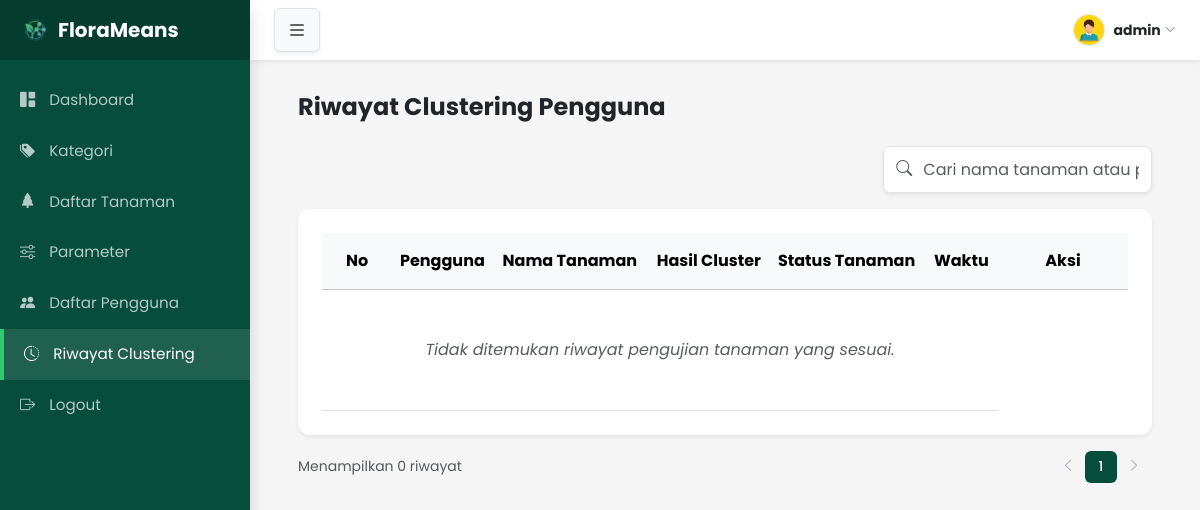
/riwayat_clustering_admin.php (signed in), run on an earlier commit of the app's database.
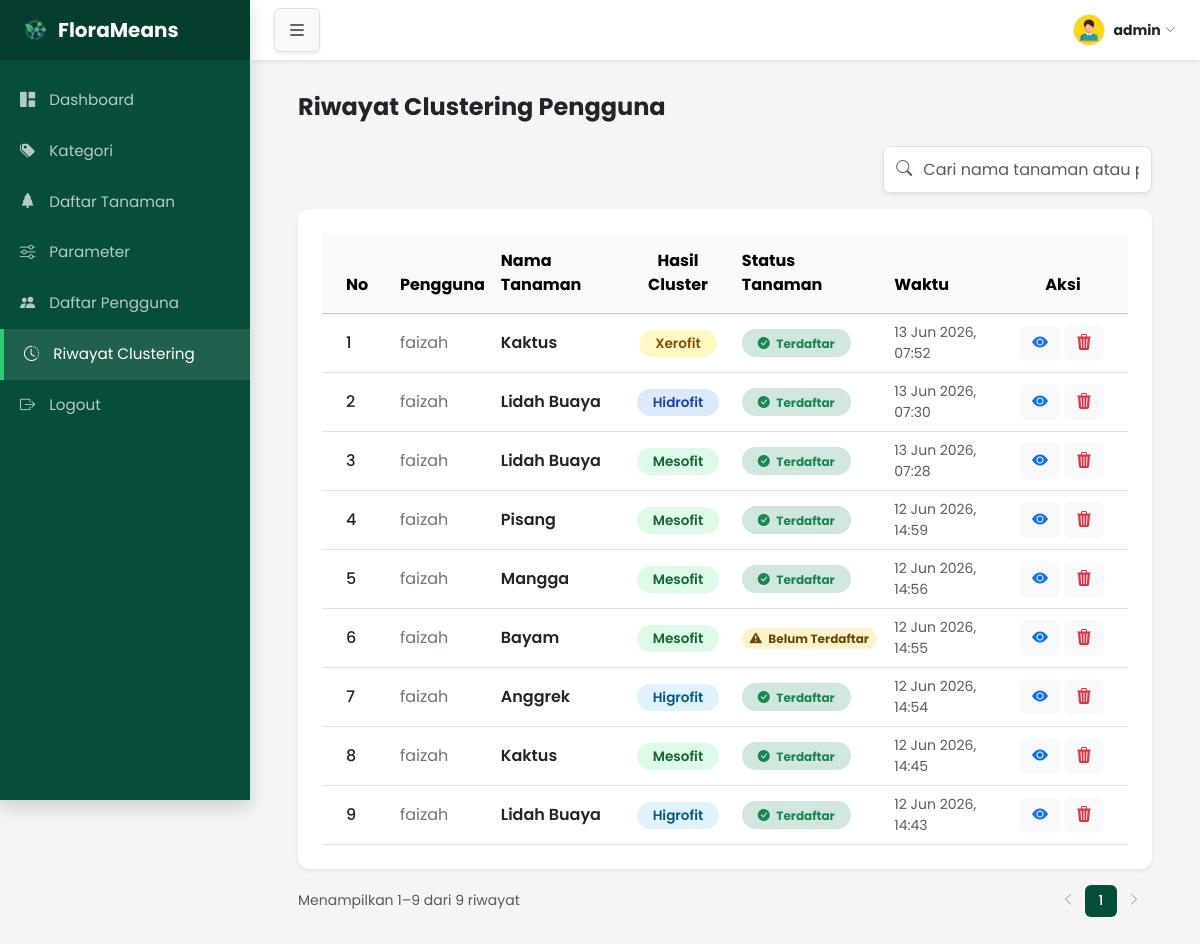
And on a later commit of the database.
### tables this page shows
CREATE TABLE `simulasi` (
  `id_simulasi` int(11) NOT NULL,
  `id_user` int(11) NOT NULL,
  `id_tanaman` int(11) DEFAULT NULL,
  `nama_tanaman_input` varchar(50) NOT NULL,
  `waktu_simulasi` timestamp NOT NULL DEFAULT current_timestamp() ON UPDATE current_timestamp(),
  `suhu_input` double NOT NULL,
  `cahaya_input` double NOT NULL,
  `lembab_tanah_input` double NOT NULL,
  `lembab_udara_input` double NOT NULL,
  `hasil_clustering` varchar(255) NOT NULL,
  `status_lingkungan` varchar(255) NOT NULL,
  `jarak_centroid` double NOT NULL
);

CREATE TABLE `user` (
  `id_user` int(11) NOT NULL,
  `tanggal_registrasi` date NOT NULL DEFAULT current_timestamp(),
  `username` varchar(50) NOT NULL,
  `password` varchar(255) NOT NULL
);

### database.php (called while the page is built, shortened)
<?php
class Database {
    private $host = "localhost";
    private $user = "root";
    private $pass = "";
    private $db = "florameans_db";
    public function __construct(){
        $this->conn = mysqli_connect($this->host, $this->user, $this->pass, $this->db);
    }
}
?>

### riwayat_clustering_controller.php (called while the page is built, shortened)
<?php
require_once 'database.php';
class Riwayat extends Database {
    public function tampilSemuaRiwayatAdmin($keyword = null, $limit = 10, $offset = 0) {
        $query = "SELECT s.id_simulasi, s.nama_tanaman_input, s.hasil_clustering, s.status_lingkungan,
                        s.suhu_input, s.lembab_udara_input, s.cahaya_input, s.lembab_tanah_input,
                        s.waktu_simulasi, u.username,
                        CASE WHEN s.id_tanaman IS NOT NULL THEN 'ada' ELSE 'tidak' END as status_tanaman
                FROM simulasi s
                LEFT JOIN user u ON s.id_user = u.id_user";
        $query .= " ORDER BY s.id_simulasi DESC LIMIT $limit OFFSET $offset";
        return $this->eksekusiDanFormat($query);
    }
    public function hitungTotalRiwayatAdmin($keyword = '') {
        if (!empty($keyword)) {
            $keyword = $this->escape($keyword);
            $query = "SELECT COUNT(*) as total FROM simulasi s
                    LEFT JOIN user u ON s.id_user = u.id_user
                    WHERE s.nama_tanaman_input LIKE '%$keyword%'
                        OR u.username LIKE '%$keyword%'
                        OR s.hasil_clustering LIKE '%$keyword%'";
        } else {
            $query = "SELECT COUNT(*) as total FROM simulasi";
        }
        $result = mysqli_query($this->conn, $query);
        $row    = mysqli_fetch_assoc($result);
        return (int)$row['total'];
    }
    private function eksekusiDanFormat($query) {
        $result = mysqli_query($this->conn, $query);
        $riwayat_list = [];
        if ($result) {
            while ($row = mysqli_fetch_assoc($result)) {
                $riwayat_list[] = [
                    'id_riwayat'        => $row['id_simulasi'],
                    'username'          => $row['username'] ?? 'Akun dihapus',
                    'nama_tanaman'      => $row['nama_tanaman_input'],
                    'hasil_cluster'     => $row['hasil_clustering'],
                    'status_lingkungan' => $row['status_lingkungan'],
                    'status_tanaman'    => $row['status_tanaman'],
                    'waktu'             => date('d M Y, H:i', strtotime($row['waktu_simulasi'])),
                    'suhu'              => $row['suhu_input'] . ' °C',
                    'kelembapan_udara'  => $row['lembab_udara_input'] . ' %',
                    'intensitas_cahaya' => $row['cahaya_input'] . ' Lux',
                    'kelembapan_tanah'  => $row['lembab_tanah_input'] . ' %'
                ];
            }
        }
        return $riwayat_list;
    }
}
?>

### viewHelper.php (called while the page is built, shortened)
<?php
class ViewHelper {
    public static function getPaginationData($totalData, $perPage = 10) {
        $currentPage = isset($_GET['page']) && is_numeric($_GET['page']) ? (int)$_GET['page'] : 1;
        $totalPages  = $totalData > 0 ? ceil($totalData / $perPage) : 1;
        $currentPage = max(1, min($currentPage, $totalPages));
        $offset      = ($currentPage - 1) * $perPage;
        return [
            'currentPage' => $currentPage,
            'totalPages'  => $totalPages,
            'offset'      => $offset,
            'perPage'     => $perPage,
        ];
    }
}
?>

### riwayat_clustering_admin.php (the view, shortened to what the rows shown need)
<?php
    require_once 'riwayat_clustering_controller.php';
    require_once 'viewHelper.php';
    $keyword = isset($_GET['search']) && !empty($_GET['search']) ? $_GET['search'] : '';
    $riwayatObj = new Riwayat();
    $totalData  = $riwayatObj->hitungTotalRiwayatAdmin($keyword);
    $pagination = ViewHelper::getPaginationData($totalData, 10);
    $simulasi_riwayat = $riwayatObj->tampilSemuaRiwayatAdmin($keyword, $pagination['perPage'], $pagination['offset']);
?>
<!DOCTYPE html>
<html lang="en">
<head>
    <link href="https://cdn.jsdelivr.net/npm/bootstrap@5.3.8/dist/css/bootstrap.min.css" rel="stylesheet">
    <link rel="stylesheet" href="https://cdn.jsdelivr.net/npm/bootstrap-icons@1.11.3/font/bootstrap-icons.min.css">
    <link rel="stylesheet" href="style.css">
</head>
<body>
    <div class="d-flex">
    <main id="main-content">
        <div class="container-fluid p-4 p-md-5">
            <div class="card p-4 shadow-sm border-0 mt-3">
                <div class="card-body p-0">
                    <div class="table-responsive">
                        <table class="table table-hover align-middle mb-0">
                            <thead class="table-light text-secondary">
                                <tr>
                                    <th class="ps-4 py-3" style="width: 70px;">No</th>
                                    <th class="py-3">Pengguna</th>
                                    <th class="py-3">Nama Tanaman</th>
                                    <th class="py-3 text-center">Hasil Cluster</th>
                                    <th class="py-3">Status Tanaman</th>
                                    <th class="py-3">Waktu</th>
                                    <th class="py-3 text-center" style="width: 130px;">Aksi</th>
                                </tr>
                            </thead>
                            <tbody>
                                <?php
                                $no = $pagination['offset'] + 1;
                                if ($totalData > 0) {
                                    foreach($simulasi_riwayat as $row){
                                ?>
                                <tr>
                                    <td class="ps-4 fw-medium text-dark"><?= $no++; ?></td>
                                    <td><span class="text-secondary"><?= htmlspecialchars($row['username']); ?></span></td>
                                    <td><strong class="fw-semibold text-dark"><?= htmlspecialchars($row['nama_tanaman']); ?></strong></td>
                                    <td class="text-center">
                                        <?php
                                        $clusterColor = [
                                            'Xerofit'  => ['bg' => '#fef9c3', 'text' => '#854d0e'],
                                            'Mesofit'  => ['bg' => '#dcfce7', 'text' => '#166534'],
                                            'Hidrofit' => ['bg' => '#dbeafe', 'text' => '#1e40af'],
                                            'Higrofit' => ['bg' => '#e0f2fe', 'text' => '#075985'],
                                        ];
                                        $warna = $clusterColor[$row['hasil_cluster']] ?? ['bg' => '#f3f4f6', 'text' => '#374151'];
                                        ?>
                                        <span class="fw-semibold px-3 py-1 rounded-pill" style="background-color: <?= $warna['bg'] ?>; color: <?= $warna['text'] ?>; font-size: 0.85rem;">
                                            <?= $row['hasil_cluster']; ?>
                                        </span>
                                    </td>
                                    <td>
                                        <?php if($row['status_tanaman'] == 'ada'): ?>
                                            <span class="badge bg-success-subtle text-success px-3 py-2 rounded-pill"><i class="bi bi-check-circle-fill me-1"></i> Terdaftar</span>
                                        <?php else: ?>
                                            <span class="badge bg-warning-subtle text-warning-emphasis px-2 py-1 rounded-pill"><i class="bi bi-exclamation-triangle-fill me-1"></i> Belum Terdaftar</span>
                                        <?php endif; ?>
                                    </td>
                                    <td class="text-muted small"><?= $row['waktu']; ?></td>
                                    <td class="pe-4 text-end">
                                        <div class="d-flex justify-content-end gap-1">
                                            <button class="btn btn-light text-primary border-0 text-decoration-none"
                                                    data-bs-toggle="modal"
                                                    data-bs-target="#modalDetailRiwayat<?= $row['id_riwayat']; ?>"
                                                    title="Lihat Detail Parameter">
                                                <i class="bi bi-eye-fill"></i>
                                            </button>
                                            <button class="btn btn-light text-danger border-0 text-decoration-none"
                                                    onclick="konfirmasiHapus(<?= $row['id_riwayat']; ?>)"
                                                    title="Hapus Catatan">
                                                <i class="bi bi-trash3-fill"></i>
                                            </button>
                                        </div>
                                    </td>
                                </tr>
                                <?php
                                    }
                                } else {
                                    echo '<tr><td colspan="6" class="text-center py-5 text-muted"><em>Tidak ditemukan riwayat pengujian tanaman yang sesuai.</em></td></tr>';
                                }
                                ?>
                            </tbody>
                        </table>
                    </div>
                </div>
            </div>
        </div>
    </main>
</div>
</body>
</html>

What changed in the data, as far as the page shows it:
added simulasi: id_user.username "faizah", nama_tanaman_input "Kaktus", hasil_clustering "Xerofit", shows "Terdaftar", waktu "13 Jun 2026, 07:52"
added simulasi: id_user.username "faizah", nama_tanaman_input "Lidah Buaya", hasil_clustering "Hidrofit", shows "Terdaftar", waktu "13 Jun 2026, 07:30"
added simulasi: id_user.username "faizah", nama_tanaman_input "Lidah Buaya", hasil_clustering "Mesofit", shows "Terdaftar", waktu "13 Jun 2026, 07:28"
added simulasi: id_user.username "faizah", nama_tanaman_input "Pisang", hasil_clustering "Mesofit", shows "Terdaftar", waktu "12 Jun 2026, 14:59"
added simulasi: id_user.username "faizah", nama_tanaman_input "Mangga", hasil_clustering "Mesofit", shows "Terdaftar", waktu "12 Jun 2026, 14:56"
added simulasi: id_user.username "faizah", nama_tanaman_input "Bayam", hasil_clustering "Mesofit", shows "Belum Terdaftar", waktu "12 Jun 2026, 14:55"
added simulasi: id_user.username "faizah", nama_tanaman_input "Anggrek", hasil_clustering "Higrofit", shows "Terdaftar", waktu "12 Jun 2026, 14:54"
added simulasi: id_user.username "faizah", nama_tanaman_input "Kaktus", hasil_clustering "Mesofit", shows "Terdaftar", waktu "12 Jun 2026, 14:45"
added simulasi: id_user.username "faizah", nama_tanaman_input "Lidah Buaya", hasil_clustering "Higrofit", shows "Terdaftar", waktu "12 Jun 2026, 14:43"
Also different on the page:
$info: "Menampilkan 0 riwayat" → "Menampilkan 1–9 dari 9 riwayat"
text no longer shown: "Tidak ditemukan riwayat pengujian tanaman yang sesuai."
